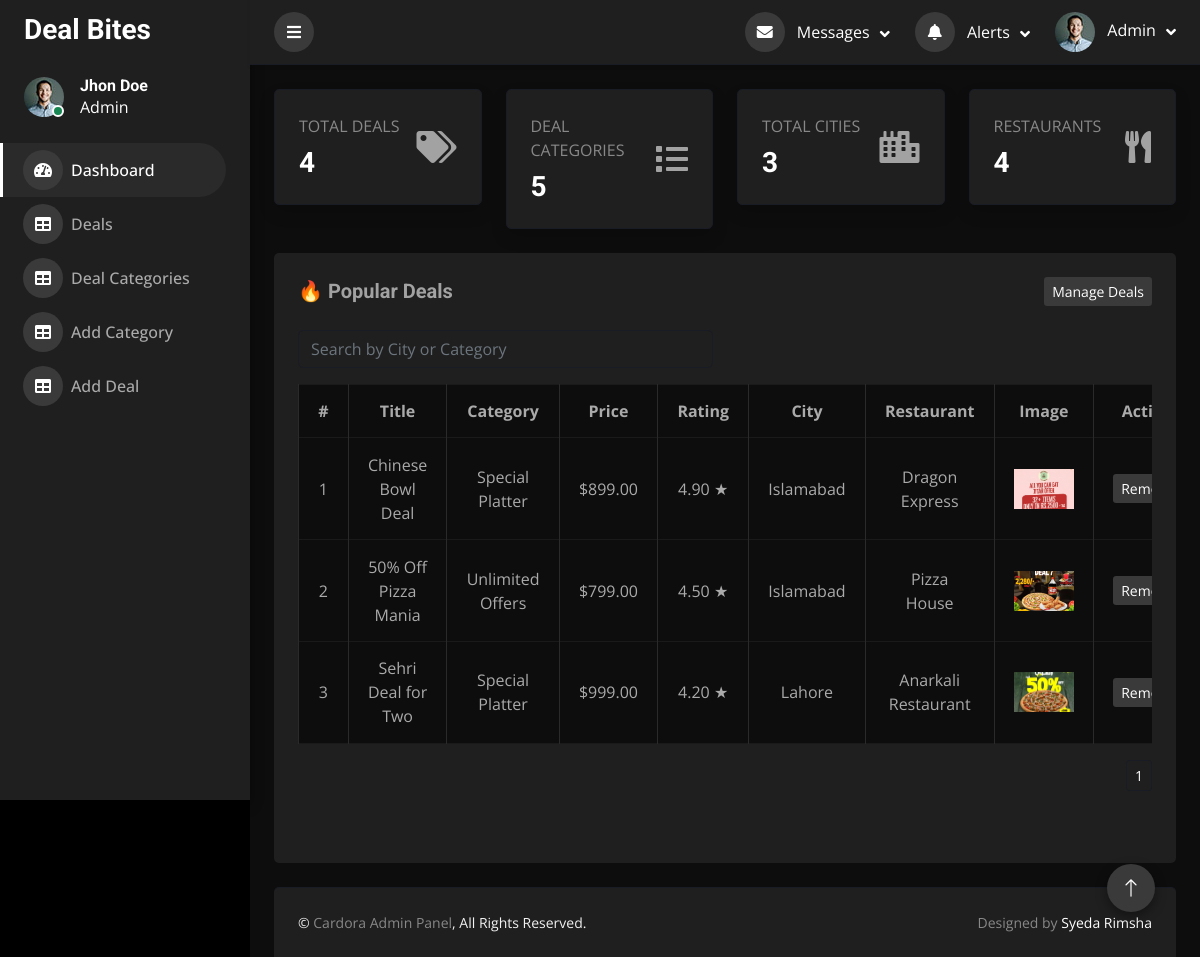
Page /dashboard/index.php (signed in) on the committed database.
### tables this page shows
CREATE TABLE `deals` (
  `id` int(11) NOT NULL,
  `is_Promoted` tinyint(4) NOT NULL DEFAULT 0,
  `category_id` int(11) DEFAULT NULL,
  `title` varchar(255) NOT NULL,
  `description` text DEFAULT NULL,
  `price` decimal(10,2) DEFAULT NULL,
  `original_price` decimal(10,2) DEFAULT NULL,
  `restaurant` varchar(255) NOT NULL,
  `image` varchar(1000) DEFAULT NULL,
  `is_popular` tinyint(1) DEFAULT 0,
  `rating` decimal(3,2) DEFAULT NULL,
  `reviews` int(11) DEFAULT NULL,
  `start_date` date DEFAULT NULL,
  `end_date` date DEFAULT NULL,
  `created_at` timestamp NULL DEFAULT current_timestamp(),
  `city` varchar(100) DEFAULT NULL,
  `tag` varchar(50) DEFAULT NULL,
  `views` int(11) DEFAULT 0,
  `is_premium` tinyint(1) DEFAULT 0
);

CREATE TABLE `deal_categories` (
  `id` int(11) NOT NULL,
  `name` varchar(100) NOT NULL,
  `description` text DEFAULT NULL,
  `slug` varchar(100) DEFAULT NULL,
  `created_at` timestamp NULL DEFAULT current_timestamp()
);

### dashboard/index.php (the view, shortened to what this page needs)
<?php
include '../config/config.php';
$deals_query = mysqli_query($conn, "SELECT COUNT(*) AS total_deals FROM deals");
$deals_count = mysqli_fetch_assoc($deals_query)['total_deals'];
$category_query = mysqli_query($conn, "SELECT COUNT(*) AS total_categories FROM deal_categories");
$deal_categories = mysqli_fetch_assoc($category_query)['total_categories'];
$city_query = mysqli_query($conn, "SELECT COUNT(DISTINCT city) AS total_cities FROM deals WHERE city IS NOT NULL AND city != ''");
$total_cities = mysqli_fetch_assoc($city_query)['total_cities'];
$restaurant_query = mysqli_query($conn, "SELECT COUNT(DISTINCT restaurant) AS total_restaurants FROM deals WHERE restaurant IS NOT NULL AND restaurant != ''");
$total_restaurants = mysqli_fetch_assoc($restaurant_query)['total_restaurants'];
?>
<?php
$limit = 5;
$page = isset($_GET['page']) ? max(1, intval($_GET['page'])) : 1;
$total_res = mysqli_query($conn, "SELECT COUNT(*) AS total FROM deals WHERE is_popular = 1");
$total_rows = mysqli_fetch_assoc($total_res)['total'];
$total_pages = ceil($total_rows / $limit);
$popular_deals_query = "SELECT d.*, c.name AS category_name
                        FROM deals d
                        LEFT JOIN deal_categories c ON d.category_id = c.id
                        WHERE d.is_popular = 1
                        ORDER BY d.created_at DESC
                        LIMIT 5";
$popular_deals_result = mysqli_query($conn, $popular_deals_query);
?>
<!DOCTYPE html>
<html lang="en">
<head>
    <link href="https://cdnjs.cloudflare.com/ajax/libs/font-awesome/5.10.0/css/all.min.css" rel="stylesheet">
    <link href="https://cdn.jsdelivr.net/npm/bootstrap-icons@1.4.1/font/bootstrap-icons.css" rel="stylesheet">
    <link href="lib/owlcarousel/assets/owl.carousel.min.css" rel="stylesheet">
    <link href="lib/tempusdominus/css/tempusdominus-bootstrap-4.min.css" rel="stylesheet" />
    <link href="css/bootstrap.min.css" rel="stylesheet">
    <link href="css/style.css" rel="stylesheet">
</head>
<body>
    <div class="container-fluid position-relative d-flex p-0">
        <?php include 'sidebar.php'; ?>
        <div class="content">
            <?php include 'navbar.php'; ?>
            <div class="container-fluid pt-4 px-4">
                <div class="row g-4">
                    <div class="col-sm-6 col-xl-3">
                        <div class="bg-dark text-white rounded p-4 shadow border border-secondary">
                            <div class="d-flex align-items-center justify-content-between">
                                <div>
                                    <p class="mb-2 text-muted text-uppercase">Total Deals</p>
                                    <h3 class="mb-0 text-white"><?= $deals_count; ?></h3>
                                </div>
                                <i class="fa fa-tags fa-2x text-gold"></i>
                            </div>
                        </div>
                    </div>
                    <div class="col-sm-6 col-xl-3">
                        <div class="bg-dark text-white rounded p-4 shadow border border-secondary">
                            <div class="d-flex align-items-center justify-content-between">
                                <div>
                                    <p class="mb-2 text-muted text-uppercase">Deal Categories</p>
                                    <h3 class="mb-0 text-white"><?= $deal_categories; ?></h3>
                                </div>
                                <i class="fa fa-list fa-2x text-gold"></i>
                            </div>
                        </div>
                    </div>
                    <div class="col-sm-6 col-xl-3">
                        <div class="bg-dark text-white rounded p-4 shadow border border-secondary">
                            <div class="d-flex align-items-center justify-content-between">
                                <div>
                                    <p class="mb-2 text-muted text-uppercase">Total Cities</p>
                                    <h3 class="mb-0 text-white"><?= $total_cities; ?></h3>
                                </div>
                                <i class="fa fa-city fa-2x text-gold"></i>
                            </div>
                        </div>
                    </div>
                    <div class="col-sm-6 col-xl-3">
                        <div class="bg-dark text-white rounded p-4 shadow border border-secondary">
                            <div class="d-flex align-items-center justify-content-between">
                                <div>
                                    <p class="mb-2 text-muted text-uppercase">Restaurants</p>
                                    <h3 class="mb-0 text-white"><?= $total_restaurants; ?></h3>
                                </div>
                                <i class="fa fa-utensils fa-2x text-gold"></i>
                            </div>
                        </div>
                    </div>
                </div>
            </div>
            <div class="container-fluid pt-4 px-4">
                <div class="bg-dark text-white rounded p-4">
                    <div class="d-flex align-items-center justify-content-between mb-4">
                        <h5 class="mb-0 text-gold">🔥 Popular Deals</h5>
                        <a href="deals.php" class="btn btn-sm btn-outline-light">Manage Deals</a>
                    </div>
                    <div class="table-responsive">
                        <div class="row mb-3">
                            <div class="col-md-6">
                                <input type="text" id="searchInput"
                                    class="form-control bg-dark text-white border-secondary"
                                    placeholder="Search by City or Category">
                            </div>
                        </div>
                        <table id="popularDealsTable"
                            class="table table-dark table-bordered text-white text-center align-middle mb-0">
                            <thead class="bg-secondary text-gold">
                                <tr>
                                    <th>#</th>
                                    <th>Title</th>
                                    <th>Category</th>
                                    <th>Price</th>
                                    <th>Rating</th>
                                    <th>City</th>
                                    <th>Restaurant</th>
                                    <th>Image</th>
                                    <th>Action</th>
                                </tr>
                            </thead>
                            <tbody>
                                <?php if (mysqli_num_rows($popular_deals_result) > 0):
                                    $i = 1;
                                    while ($deal = mysqli_fetch_assoc($popular_deals_result)): ?>
                                        <tr>
                                            <td><?= $i++; ?></td>
                                            <td><?= $deal['title']; ?></td>
                                            <td><?= $deal['category_name'] ?? 'N/A'; ?></td>
                                            <td>$<?= number_format($deal['price'], 2); ?></td>
                                            <td><?= $deal['rating'] ?? 'N/A'; ?> ★</td>
                                            <td><?= $deal['city'] ?? '—'; ?></td>
                                            <td><?= $deal['restaurant']; ?></td>
                                            <td>
                                              <?php
$imagePath = "../assets/images/" . $deal['image'];
if (!empty($deal['image']) && file_exists($imagePath)): ?>
    <img src="<?= $imagePath ?>" alt="Deal" style="width: 60px; height: 40px; object-fit: cover;">
<?php else: ?>
    <span class="text-muted">No Image</span>
<?php endif; ?>
                                            </td>
                                            <td>
                                                <a href="remove_popular.php?id=<?= $deal['id']; ?>"
                                                    class="btn btn-sm btn-outline-danger"
                                                    onclick="return confirm('Are you sure you want to remove this deal from Popular?')">
                                                    Remove
                                                </a>
                                            </td>
                                        </tr>
                                    <?php endwhile; ?>
                                <?php else: ?>
                                    <tr>
                                        <td colspan="8" class="text-muted">No popular deals available.</td>
                                    </tr>
                                <?php endif; ?>
                            </tbody>
                        </table>
                        <div class="d-flex justify-content-end mt-3">
                            <nav>
                                <ul class="pagination pagination-sm">
                                    <?php for ($i = 1; $i <= $total_pages; $i++): ?>
                                        <li class="page-item <?= ($i == $page) ? 'active' : ''; ?>">
                                            <a class="page-link bg-dark text-white border-secondary"
                                                href="?page=<?= $i; ?>">
                                                <?= $i; ?>
                                            </a>
                                        </li>
                                    <?php endfor; ?>
                                </ul>
                            </nav>
                        </div>
                    </div>
                </div>
            </div>
            <?php include 'footer.php'; ?>
        </div>
        <a href="#" class="btn btn-lg btn-primary btn-lg-square back-to-top"><i class="bi bi-arrow-up"></i></a>
    </div>
</body>
</html>

### dashboard/css/style.css (style rules this page uses)
:root { --primary: #ffffff; --secondary: #1f1f1f; --light: #aaaaaa; --dark: #0d0d0d; --gray-medium: #2a2a2a; --gray-light: #3a3a3a; --shadow: 0 4px 12px rgba(0, 0, 0, 0.4); }
.back-to-top { position: fixed; display: none; right: 45px; bottom: 45px; z-index: 99; background: var(--gray-light); color: var(--primary); box-shadow: var(--shadow); }
.btn { background-color: var(--gray-light); color: var(--primary); border: none; transition: background 0.3s ease; }
.btn-square, .btn-sm-square, .btn-lg-square { padding: 0; display: inline-flex; align-items: center; justify-content: center; font-weight: normal; border-radius: 50px; }
.btn-lg-square { width: 48px; height: 48px; }
.content { margin-left: 250px; min-height: 100vh; background: var(--dark); transition: 0.5s; color: var(--primary); }
@media (min-width: 992px) { .content { width: calc(100% - 250px); } }
.table-responsive { margin-top: 1.5rem; margin-bottom: 2rem; }
.table th, .table td { vertical-align: middle; padding: 0.9rem 1.2rem; background-color: var(--dark); color: var(--light); border-color: var(--gray-medium); }
.table thead { background-color: var(--gray-medium); color: var(--primary); }

### dashboard/index.php (style rules this page uses)
.text-gold { color: #a2a2a2; }

### dashboard/sidebar.php (style rules this page uses)
:root { --primary: #ffffff; --secondary: #1f1f1f; --light: #aaaaaa; --dark: #0d0d0d; --gray-medium: #2a2a2a; --gray-light: #3a3a3a; --shadow: 0 4px 12px rgba(0, 0, 0, 0.4); }

### dashboard/footer.php (style rules this page uses)
.bg-dark { background-color: #1f1f1f !important; }
.text-muted { color: #888 !important; }

### rows in the picture
deals: title "Chinese Bowl Deal", category.name "Special Platter", price "899.00", rating "4.90", city "Islamabad", restaurant "Dragon Express", image (picture)
deals: title "50% Off Pizza Mania", category.name "Unlimited Offers", price "799.00", rating "4.50", city "Islamabad", restaurant "Pizza House", image (picture)
deals: title "Sehri Deal for Two", category.name "Special Platter", price "999.00", rating "4.20", city "Lahore", restaurant "Anarkali Restaurant", image (picture)

### other values in the picture
$deals_count "4"
$deal_categories "5"
$total_cities "3"
$total_restaurants "4"
